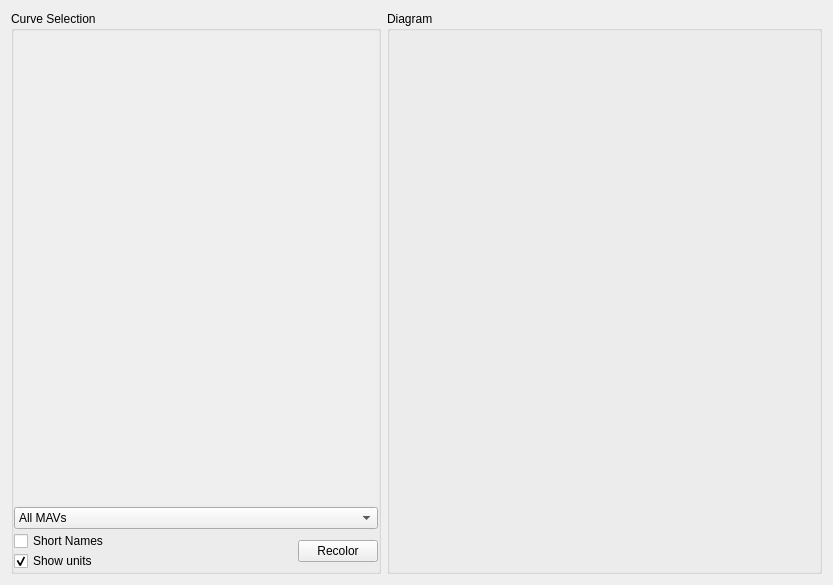
<?xml version="1.0" encoding="UTF-8"?>
<ui version="4.0">
 <class>linechart</class>
 <widget class="QWidget" name="AQlinechart">
  <property name="geometry">
   <rect>
    <x>0</x>
    <y>0</y>
    <width>833</width>
    <height>585</height>
   </rect>
  </property>
  <property name="sizePolicy">
   <sizepolicy hsizetype="Expanding" vsizetype="Expanding">
    <horstretch>3</horstretch>
    <verstretch>2</verstretch>
   </sizepolicy>
  </property>
  <property name="minimumSize">
   <size>
    <width>300</width>
    <height>200</height>
   </size>
  </property>
  <property name="windowTitle">
   <string>Form</string>
  </property>
  <property name="styleSheet">
   <string notr="true"/>
  </property>
  <layout class="QGridLayout" name="gridLayout" columnstretch="5,0,0">
   <item row="0" column="0" rowspan="3">
    <widget class="QGroupBox" name="curveGroupBox">
     <property name="sizePolicy">
      <sizepolicy hsizetype="Expanding" vsizetype="MinimumExpanding">
       <horstretch>1</horstretch>
       <verstretch>0</verstretch>
      </sizepolicy>
     </property>
     <property name="minimumSize">
      <size>
       <width>90</width>
       <height>200</height>
      </size>
     </property>
     <property name="maximumSize">
      <size>
       <width>370</width>
       <height>16777215</height>
      </size>
     </property>
     <property name="styleSheet">
      <string notr="true"/>
     </property>
     <property name="title">
      <string>Curve Selection</string>
     </property>
     <property name="alignment">
      <set>Qt::AlignLeading|Qt::AlignLeft|Qt::AlignTop</set>
     </property>
     <layout class="QVBoxLayout" name="verticalLayout" stretch="0,0">
      <property name="spacing">
       <number>2</number>
      </property>
      <property name="margin">
       <number>0</number>
      </property>
      <item>
       <widget class="QScrollArea" name="curveListWidget">
        <property name="sizePolicy">
         <sizepolicy hsizetype="Minimum" vsizetype="Expanding">
          <horstretch>0</horstretch>
          <verstretch>0</verstretch>
         </sizepolicy>
        </property>
        <property name="minimumSize">
         <size>
          <width>60</width>
          <height>150</height>
         </size>
        </property>
        <property name="baseSize">
         <size>
          <width>60</width>
          <height>150</height>
         </size>
        </property>
        <property name="autoFillBackground">
         <bool>false</bool>
        </property>
        <property name="styleSheet">
         <string notr="true"/>
        </property>
        <property name="frameShape">
         <enum>QFrame::NoFrame</enum>
        </property>
        <property name="frameShadow">
         <enum>QFrame::Sunken</enum>
        </property>
        <property name="widgetResizable">
         <bool>true</bool>
        </property>
        <property name="alignment">
         <set>Qt::AlignLeading|Qt::AlignLeft|Qt::AlignTop</set>
        </property>
        <widget class="QWidget" name="scrollAreaWidgetContents">
         <property name="geometry">
          <rect>
           <x>0</x>
           <y>0</y>
           <width>368</width>
           <height>488</height>
          </rect>
         </property>
        </widget>
       </widget>
      </item>
      <item>
       <layout class="QVBoxLayout" name="verticalLayout_2">
        <property name="spacing">
         <number>2</number>
        </property>
        <item>
         <widget class="QComboBox" name="uasSelectionBox">
          <item>
           <property name="text">
            <string>All MAVs</string>
           </property>
          </item>
         </widget>
        </item>
        <item>
         <layout class="QHBoxLayout" name="horizontalLayout" stretch="1,0">
          <property name="spacing">
           <number>0</number>
          </property>
          <item>
           <layout class="QVBoxLayout" name="verticalLayout_3">
            <property name="spacing">
             <number>0</number>
            </property>
            <item>
             <widget class="QCheckBox" name="shortNameCheckBox">
              <property name="toolTip">
               <string>Display only variable names in curve list</string>
              </property>
              <property name="text">
               <string>Short Names</string>
              </property>
             </widget>
            </item>
            <item>
             <widget class="QCheckBox" name="showUnitsCheckBox">
              <property name="toolTip">
               <string>Display variable units in curve list</string>
              </property>
              <property name="whatsThis">
               <string>Display variable units in curve list</string>
              </property>
              <property name="text">
               <string>Show units</string>
              </property>
              <property name="checked">
               <bool>true</bool>
              </property>
             </widget>
            </item>
           </layout>
          </item>
          <item>
           <layout class="QVBoxLayout" name="verticalLayout_4">
            <item>
             <widget class="QPushButton" name="recolorButton">
              <property name="toolTip">
               <string>Rotate color scheme for all curves</string>
              </property>
              <property name="text">
               <string>Recolor</string>
              </property>
             </widget>
            </item>
            <item>
             <spacer name="verticalSpacer">
              <property name="orientation">
               <enum>Qt::Vertical</enum>
              </property>
              <property name="sizeType">
               <enum>QSizePolicy::Minimum</enum>
              </property>
              <property name="sizeHint" stdset="0">
               <size>
                <width>20</width>
                <height>0</height>
               </size>
              </property>
             </spacer>
            </item>
           </layout>
          </item>
         </layout>
        </item>
       </layout>
      </item>
     </layout>
    </widget>
   </item>
   <item row="0" column="2" rowspan="3">
    <widget class="QGroupBox" name="diagramGroupBox">
     <property name="sizePolicy">
      <sizepolicy hsizetype="MinimumExpanding" vsizetype="MinimumExpanding">
       <horstretch>0</horstretch>
       <verstretch>0</verstretch>
      </sizepolicy>
     </property>
     <property name="minimumSize">
      <size>
       <width>200</width>
       <height>200</height>
      </size>
     </property>
     <property name="baseSize">
      <size>
       <width>800</width>
       <height>300</height>
      </size>
     </property>
     <property name="styleSheet">
      <string notr="true"/>
     </property>
     <property name="title">
      <string>Diagram</string>
     </property>
    </widget>
   </item>
  </layout>
 </widget>
 <resources/>
 <connections/>
</ui>
